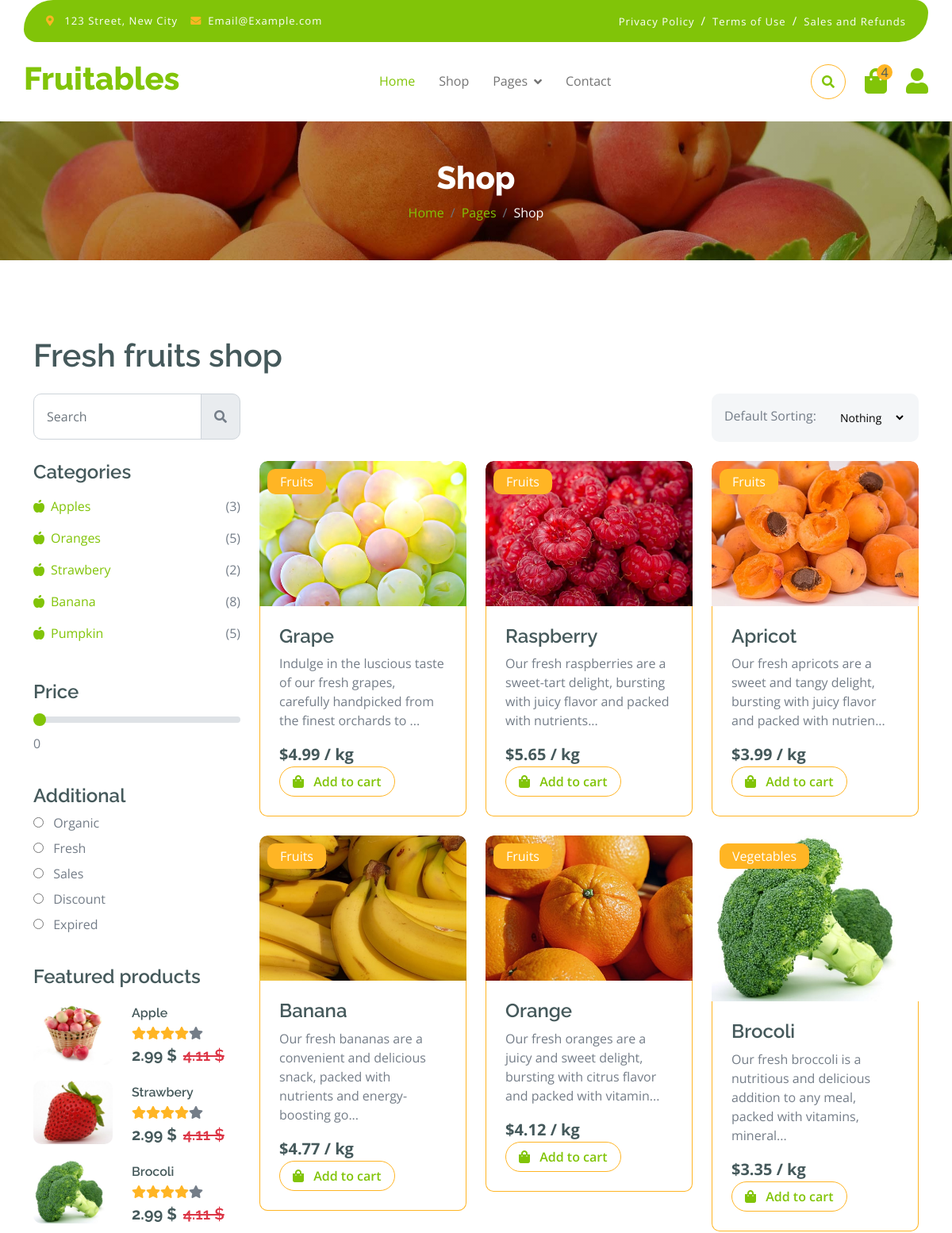
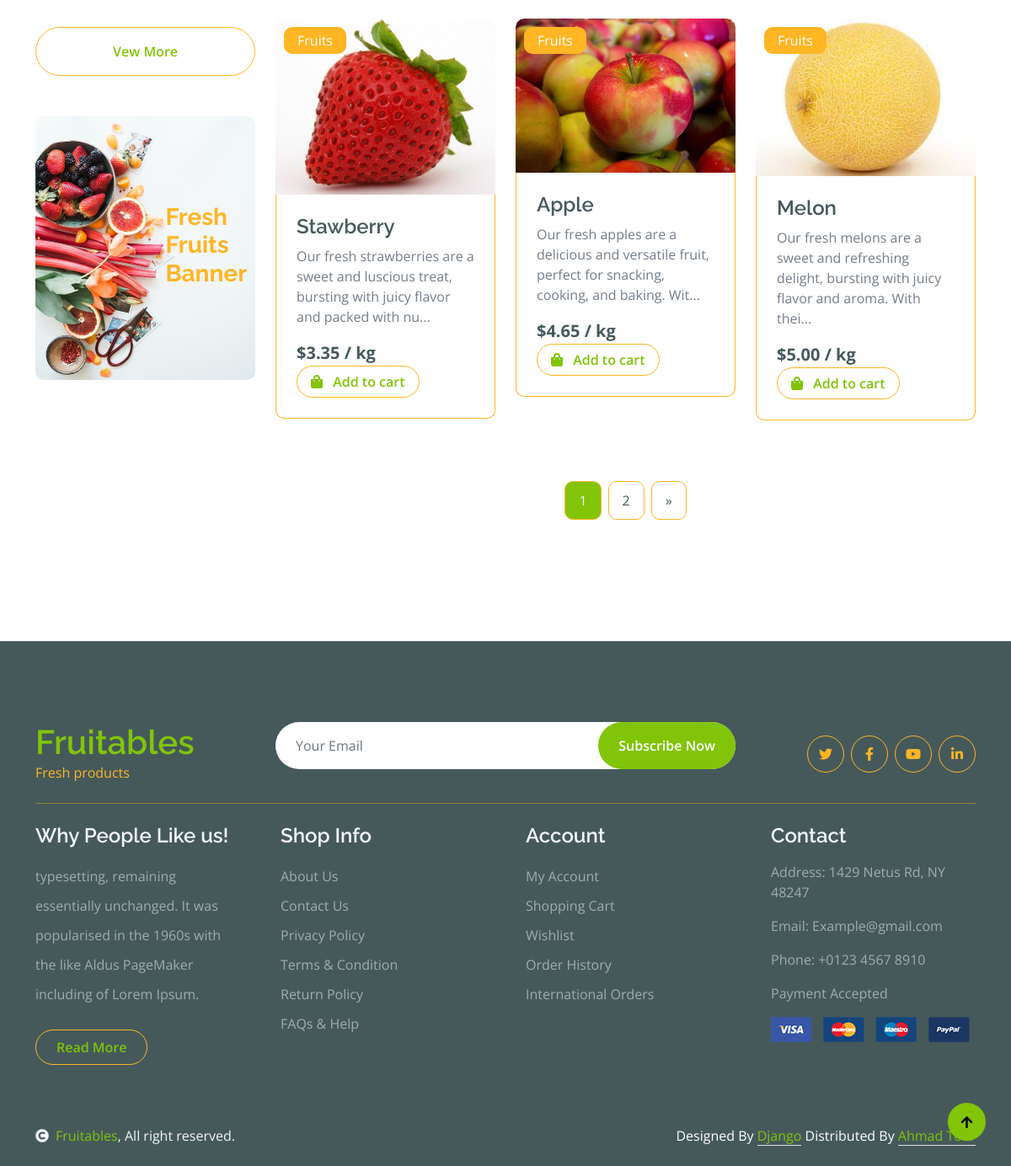
Page /shop on the committed database (2 pictures, top to bottom).
### fruitable/models.py (models this page shows, shortened)
class Food(models.Model):
  Name = models.CharField(max_length=50)
  Category = models.CharField(max_length=50)
  Prize = models.DecimalField(max_digits=5, decimal_places=2)
  Description = models.TextField()
  src = models.CharField(max_length=255)
  star = models.PositiveIntegerField(validators=[MaxValueValidator(5)], default=0)

### fruitable/views.py (the view)
# urls.py: path('shop', views.shop, name='shop'),
def shop(request):
    Cart = models.Cart.objects.all()
    cart_quantity =   len(list(item for item in Cart))
    foods = models.Food.objects.all()
    paginator = Paginator(foods, 9)  # Show 9 items per page
    page_number = request.GET.get('page')
    page_obj = paginator.get_page(page_number)
    return render(request, 'shop.html', {'page_obj': page_obj, 'cart_quantity' : cart_quantity})

### templates/shop.html (shortened to what this page needs)
{% extends "base.html" %}
{% block content %}
  <div class="container-fluid page-header py-5">
    <h1 class="text-center text-white display-6">Shop</h1>
    <ol class="breadcrumb justify-content-center mb-0">
        <li class="breadcrumb-item"><a href="/">Home</a></li>
        <li class="breadcrumb-item"><a href="">Pages</a></li>
        <li class="breadcrumb-item active text-white">Shop</li>
    </ol>
</div>
<div class="container-fluid fruite py-5">
    <div class="container py-5">
        <h1 class="mb-4">Fresh fruits shop</h1>
        <div class="row g-4">
            <div class="col-lg-12">
                <div class="row g-4">
                    <div class="col-xl-3">
                        <div class="input-group w-100 mx-auto d-flex">
                            <input type="search" class="form-control p-3" id="b-search" placeholder="Search" aria-describedby="search-icon-1">
                            <span id="b-search-button" style="cursor: pointer;" class="input-group-text p-3"><i class="fa fa-search"></i></span>
                        </div>
                    </div>
                    <div class="col-6"></div>
                    <div class="col-xl-3">
                        <div class="bg-light ps-3 py-3 rounded d-flex justify-content-between mb-4">
                            <label for="fruits">Default Sorting:</label>
                            <select id="fruits" name="fruitlist" class="border-0 form-select-sm bg-light me-3" form="fruitform">
                                <option value="volvo">Nothing</option>
                            </select>
                        </div>
                    </div>
                </div>
                <div class="row g-4">
                    <div class="col-lg-3">
                        <div class="row g-4">
                            <div class="col-lg-12">
                                <div class="mb-3">
                                    <h4>Categories</h4>
                                    <ul class="list-unstyled fruite-categorie">
                                        <li>
                                            <div class="d-flex justify-content-between fruite-name">
                                                <a href=""><i class="fas fa-apple-alt me-2"></i>Apples</a>
                                                <span>(3)</span>
                                            </div>
                                        </li>
                                        <li>
                                            <div class="d-flex justify-content-between fruite-name">
                                                <a href=""><i class="fas fa-apple-alt me-2"></i>Oranges</a>
                                                <span>(5)</span>
                                            </div>
                                        </li>
                                        <li>
                                            <div class="d-flex justify-content-between fruite-name">
                                                <a href=""><i class="fas fa-apple-alt me-2"></i>Strawbery</a>
                                                <span>(2)</span>
                                            </div>
                                        </li>
                                        <li>
                                            <div class="d-flex justify-content-between fruite-name">
                                                <a href=""><i class="fas fa-apple-alt me-2"></i>Banana</a>
                                                <span>(8)</span>
                                            </div>
                                        </li>
                                        <li>
                                            <div class="d-flex justify-content-between fruite-name">
                                                <a href=""><i class="fas fa-apple-alt me-2"></i>Pumpkin</a>
                                                <span>(5)</span>
                                            </div>
                                        </li>
                                    </ul>
                                </div>
                            </div>
                            <div class="col-lg-12">
                                <div class="mb-3">
                                    <h4 class="mb-2">Price</h4>
                                    <input type="range" class="form-range w-100" id="rangeInput" name="rangeInput" min="0" max="500" value="0" oninput="amount.value=rangeInput.value">
                                    <output id="amount" name="amount" min-velue="0" max-value="500" for="rangeInput">0</output>
                                </div>
                            </div>
                            <div class="col-lg-12">
                                <div class="mb-3">
                                    <h4>Additional</h4>
                                    <div class="mb-2">
                                        <input type="radio" class="me-2" id="Categories-1" name="Categories-1" value="Beverages">
                                        <label for="Categories-1"> Organic</label>
                                    </div>
                                    <div class="mb-2">
                                        <input type="radio" class="me-2" id="Categories-2" name="Categories-1" value="Beverages">
                                        <label for="Categories-2"> Fresh</label>
                                    </div>
                                    <div class="mb-2">
                                        <input type="radio" class="me-2" id="Categories-3" name="Categories-1" value="Beverages">
                                        <label for="Categories-3"> Sales</label>
                                    </div>
                                    <div class="mb-2">
                                        <input type="radio" class="me-2" id="Categories-4" name="Categories-1" value="Beverages">
                                        <label for="Categories-4"> Discount</label>
                                    </div>
                                    <div class="mb-2">
                                        <input type="radio" class="me-2" id="Categories-5" name="Categories-1" value="Beverages">
                                        <label for="Categories-5"> Expired</label>
                                    </div>
                                </div>
                            </div>
                            <div class="col-lg-12">
                                <h4 class="mb-3">Featured products</h4>
                                <div class="d-flex align-items-center justify-content-start">
                                    <div class="rounded me-4" style="width: 100px; height: 100px;">
                                        <img src="static/img/featur-1.jpg" class="img-fluid rounded" alt="">
                                    </div>
                                    <div>
                                        <h6 class="mb-2">Apple</h6>
                                        <div class="d-flex mb-2">
                                            <i class="fa fa-star text-secondary"></i>
                                            <i class="fa fa-star text-secondary"></i>
                                            <i class="fa fa-star text-secondary"></i>
                                            <i class="fa fa-star text-secondary"></i>
                                            <i class="fa fa-star"></i>
                                        </div>
                                        <div class="d-flex mb-2">
                                            <h5 class="fw-bold me-2">2.99 $</h5>
                                            <h5 class="text-danger text-decoration-line-through">4.11 $</h5>
                                        </div>
                                    </div>
                                </div>
                                <div class="d-flex align-items-center justify-content-start">
                                    <div class="rounded me-4" style="width: 100px; height: 100px;">
                                        <img src="static/img/featur-2.jpg" class="img-fluid rounded" alt="">
                                    </div>
                                    <div>
                                        <h6 class="mb-2">Strawbery</h6>
                                        <div class="d-flex mb-2">
                                            <i class="fa fa-star text-secondary"></i>
                                            <i class="fa fa-star text-secondary"></i>
                                            <i class="fa fa-star text-secondary"></i>
                                            <i class="fa fa-star text-secondary"></i>
                                            <i class="fa fa-star"></i>
                                        </div>
                                        <div class="d-flex mb-2">
                                            <h5 class="fw-bold me-2">2.99 $</h5>
                                            <h5 class="text-danger text-decoration-line-through">4.11 $</h5>
                                        </div>
                                    </div>
                                </div>
                                <div class="d-flex align-items-center justify-content-start">
                                    <div class="rounded me-4" style="width: 100px; height: 100px;">
                                        <img src="static/img/featur-3.jpg" class="img-fluid rounded" alt="">
                                    </div>
                                    <div>
                                        <h6 class="mb-2">Brocoli</h6>
                                        <div class="d-flex mb-2">
                                            <i class="fa fa-star text-secondary"></i>
                                            <i class="fa fa-star text-secondary"></i>
                                            <i class="fa fa-star text-secondary"></i>
                                            <i class="fa fa-star text-secondary"></i>
                                            <i class="fa fa-star"></i>
                                        </div>
                                        <div class="d-flex mb-2">
                                            <h5 class="fw-bold me-2">2.99 $</h5>
                                            <h5 class="text-danger text-decoration-line-through">4.11 $</h5>
                                        </div>
                                    </div>
                                </div>
                                <div class="d-flex justify-content-center my-4">
                                    <a href="" class="btn border border-secondary px-4 py-3 rounded-pill text-primary w-100">Vew More</a>
                                </div>
                            </div>
                            <div class="col-lg-12">
                                <div class="position-relative">
                                    <img src="static/img/banner-fruits.jpg" class="img-fluid w-100 rounded" alt="">
                                    <div class="position-absolute" style="top: 50%; right: 10px; transform: translateY(-50%);">
                                        <h3 class="text-secondary fw-bold">Fresh <br> Fruits <br> Banner</h3>
                                    </div>
                                </div>
                            </div>
                        </div>
                    </div>
                    <div class="col-lg-9">
                        <div class="row g-4 justify-content-center" >
                              {% for food in page_obj %}
                                <div class="col-md-6 col-lg-6 col-xl-4" style="cursor: pointer;"    onclick="location.href = '/product/' + '{{food.Name}}' ">
                                    <div class= "rounded position-relative fruite-item" >
                                        <div class="fruite-img">
                                            <img src="{{food.src}}" class="img-fluid w-100 rounded-top" alt="">
                                        </div>
                                        <div class="text-white bg-secondary px-3 py-1 rounded position-absolute" style="top: 10px; left: 10px;">{{food.Category}}</div>
                                        <div class="p-4 border border-secondary border-top-0 rounded-bottom">
                                            <h4>{{food.Name}}</h4>
                                            <p>{{food.Description|slice:':100'}}...</p>
                                            <div class="d-flex justify-content-between flex-lg-wrap">
                                                <p class="text-dark fs-5 fw-bold mb-0">${{food.Prize}} / kg</p>
                                                <a href="" class="btn border border-secondary rounded-pill px-3 text-primary add-to-cart" data-product-id="{{food.Name}}"><i class="fa fa-shopping-bag me-2 text-primary"></i> Add to cart</a>
                                            </div>
                                        </div>
                                    </div>
                                </div>
                                {% endfor%}
                                <div class="col-12">
                                    <div class="pagination d-flex justify-content-center mt-5">
                                        {% for num in page_obj.paginator.page_range %}
                                            {% if num == page_obj.number %}
                                                <a href="?page={{ num }}" class="active rounded">{{ num }}</a>
                                            {% else %}
                                                <a href="?page={{ num }}" class="rounded">{{ num }}</a>
                                            {% endif %}
                                        {% endfor %}
                                        {% if page_obj.has_next %}
                                            <a href="?page={{ page_obj.next_page_number }}" class="rounded">&raquo;</a>
                                        {% endif %}
                                    </div>
                                </div>
                        </div>
                    </div>
                </div>
            </div>
        </div>
    </div>
</div>
{% endblock %}

### static/css/style.css (style rules this page uses)
.btn { font-weight: 600; transition: .5s; }
.btn.border-secondary { transition: 0.5s; }
.page-header { position: relative; background: linear-gradient(rgba(0, 0, 0, 0.3), rgba(0, 0, 0, 0.3)), url(../img/cart-page-header-img.jpg); background-position: center center; background-repeat: no-repeat; background-size: cover; }
@media (min-width: 992px) { .hero-header, .page-header { margin-top: 152px !important; } }
.fruite .fruite-categorie .fruite-name { line-height: 40px; }
.fruite .fruite-categorie .fruite-name a { transition: 0.5s; }
.fruite .fruite-item { transition: 0.5s; }
.fruite .fruite-item .fruite-img { overflow: hidden; transition: 0.5s; border-radius: 10px 10px 0 0; }
.fruite .fruite-item .fruite-img img { transition: 0.5s; }
.pagination { display: inline-block; }
.pagination a { color: var(--bs-dark); padding: 10px 16px; text-decoration: none; transition: 0.5s; border: 1px solid var(--bs-secondary); margin: 0 4px; }
.pagination a.active { background-color: var(--bs-primary); color: var(--bs-light); border: 1px solid var(--bs-secondary); }

### rows in the picture
Food: src (picture), Category "Fruits", Name "Grape", Description "Indulge in the luscious taste of our fresh grapes, carefully handpicked from the finest orchards to", Prize "4.99"
Food: src (picture), Category "Fruits", Name "Raspberry", Description "Our fresh raspberries are a sweet-tart delight, bursting with juicy flavor and packed with nutrients", Prize "5.65"
Food: src (picture), Category "Fruits", Name "Apricot", Description "Our fresh apricots are a sweet and tangy delight, bursting with juicy flavor and packed with nutrien", Prize "3.99"
Food: src (picture), Category "Fruits", Name "Banana", Description "Our fresh bananas are a convenient and delicious snack, packed with nutrients and energy-boosting go", Prize "4.77"
Food: src (picture), Category "Fruits", Name "Orange", Description "Our fresh oranges are a juicy and sweet delight, bursting with citrus flavor and packed with vitamin", Prize "4.12"
Food: src (picture), Category "Vegetables", Name "Brocoli", Description "Our fresh broccoli is a nutritious and delicious addition to any meal, packed with vitamins, mineral", Prize "3.35"
Food: src (picture), Category "Fruits", Name "Stawberry", Description "Our fresh strawberries are a sweet and luscious treat, bursting with juicy flavor and packed with nu", Prize "3.35"
Food: src (picture), Category "Fruits", Name "Apple", Description "Our fresh apples are a delicious and versatile fruit, perfect for snacking, cooking, and baking. Wit", Prize "4.65"
Food: src (picture), Category "Fruits", Name "Melon", Description "Our fresh melons are a sweet and refreshing delight, bursting with juicy flavor and aroma. With thei", Prize "5.00"

### other values in the picture
{{ cart_quantity }} "4"
{{ num }} "1"
{{ num }} "2"
